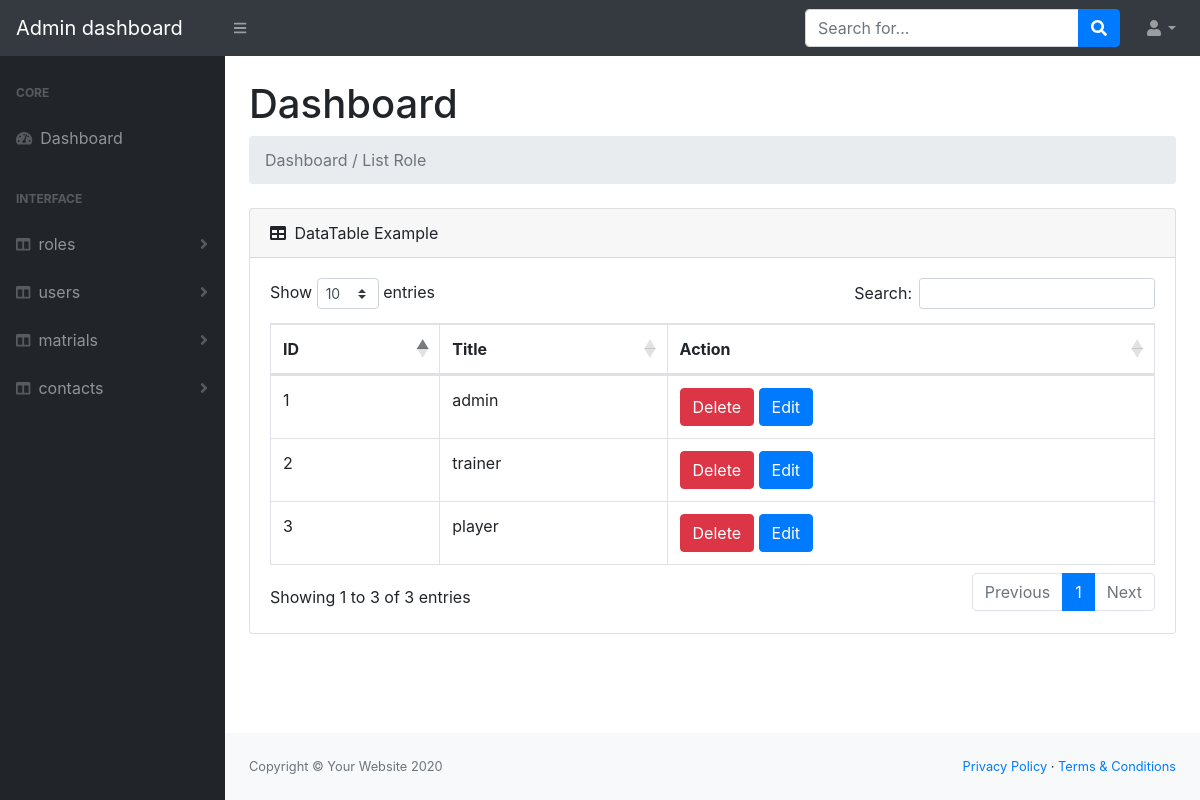
Screenshot of /DB/roles (signed in) with the database file from the repository.
### tables this page shows
CREATE TABLE `roles` (
  `id` int(11) NOT NULL,
  `title` char(20) NOT NULL
);

### DB/roles/index.php (the view, shortened to what this page needs)
<?php
   require "../../helpers/db_connection.php";
    $sql = "SELECT * FROM roles";
    $op  = mysqli_query($con,$sql);
   require "../layouts/header.php";
    require "../layouts/topnav.php";
?>
        <div id="layoutSidenav">
            <?php
                require "../layouts/sidenav.php";
            ?>
            <div id="layoutSidenav_content">
                <main>
                    <div class="container-fluid">
                        <h1 class="mt-4">Dashboard</h1>
                        <ol class="breadcrumb mb-4">
                            <li class="breadcrumb-item active">
                            </li>
                        </ol>
                        <div class="card mb-4">
                            <div class="card-header">
                                <i class="fas fa-table mr-1"></i>
                                DataTable Example
                            </div>
                            <div class="card-body">
                                <div class="table-responsive">
                                    <table class="table table-bordered" id="dataTable" width="100%" cellspacing="0">
                                        <thead>
                                            <tr>
                                                <th>ID</th>
                                                <th>Title</th>
                                                <th>Action</th>
                                            </tr>
                                        </thead>
                                        <tbody>
                                            <?php while($data = mysqli_fetch_assoc($op)) {?>
                                            <tr>
                                                <td><?php echo $data['id'];?></td>
                                                <td><?php echo $data['title'];?></td>
                                                <td>
                                                <a href='delete.php?id=<?php echo $data['id'];?>' class='btn btn-danger m-r-1em'>Delete</a>
                                                <a href='edit.php?id=<?php echo $data['id'];?>' class='btn btn-primary m-r-1em'>Edit</a>
                                                </td>
                                            </tr>
                                            <?php }?>
                                        </tbody>
                                    </table>
                                </div>
                            </div>
                        </div>
                    </div>
                </main>
                <?php
                    require "../layouts/footer.php";
                ?>

### rows the page displays
roles: id "1", title "admin"
roles: id "2", title "trainer"
roles: id "3", title "player"

### other values shown
$v "roles"
$v "users"
$v "matrials"
$v "contacts"
$txt "Dashboard / List Role"
